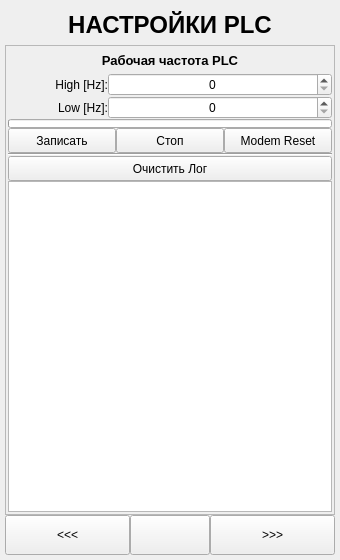
<?xml version="1.0" encoding="UTF-8"?>
<ui version="4.0">
 <class>PLC_Settings_Form</class>
 <widget class="QWidget" name="PLC_Settings_Form">
  <property name="geometry">
   <rect>
    <x>0</x>
    <y>0</y>
    <width>340</width>
    <height>560</height>
   </rect>
  </property>
  <property name="windowTitle">
   <string>Form</string>
  </property>
  <layout class="QVBoxLayout" name="verticalLayout_2">
   <property name="spacing">
    <number>0</number>
   </property>
   <property name="leftMargin">
    <number>5</number>
   </property>
   <property name="topMargin">
    <number>5</number>
   </property>
   <property name="rightMargin">
    <number>5</number>
   </property>
   <property name="bottomMargin">
    <number>5</number>
   </property>
   <item>
    <widget class="QLabel" name="label_2">
     <property name="sizePolicy">
      <sizepolicy hsizetype="Expanding" vsizetype="Minimum">
       <horstretch>0</horstretch>
       <verstretch>0</verstretch>
      </sizepolicy>
     </property>
     <property name="minimumSize">
      <size>
       <width>0</width>
       <height>40</height>
      </size>
     </property>
     <property name="font">
      <font>
       <family>Microsoft YaHei UI</family>
       <pointsize>18</pointsize>
       <weight>75</weight>
       <bold>true</bold>
      </font>
     </property>
     <property name="text">
      <string>НАСТРОЙКИ PLC</string>
     </property>
     <property name="alignment">
      <set>Qt::AlignCenter</set>
     </property>
    </widget>
   </item>
   <item>
    <widget class="QScrollArea" name="scrollArea">
     <property name="horizontalScrollBarPolicy">
      <enum>Qt::ScrollBarAlwaysOff</enum>
     </property>
     <property name="widgetResizable">
      <bool>true</bool>
     </property>
     <widget class="QWidget" name="scrollAreaWidgetContents">
      <property name="geometry">
       <rect>
        <x>0</x>
        <y>0</y>
        <width>328</width>
        <height>466</height>
       </rect>
      </property>
      <layout class="QVBoxLayout" name="verticalLayout">
       <property name="spacing">
        <number>0</number>
       </property>
       <property name="leftMargin">
        <number>2</number>
       </property>
       <property name="topMargin">
        <number>2</number>
       </property>
       <property name="rightMargin">
        <number>2</number>
       </property>
       <property name="bottomMargin">
        <number>2</number>
       </property>
       <item>
        <widget class="QLabel" name="label_58">
         <property name="sizePolicy">
          <sizepolicy hsizetype="Minimum" vsizetype="Minimum">
           <horstretch>0</horstretch>
           <verstretch>0</verstretch>
          </sizepolicy>
         </property>
         <property name="minimumSize">
          <size>
           <width>0</width>
           <height>25</height>
          </size>
         </property>
         <property name="maximumSize">
          <size>
           <width>16777215</width>
           <height>16777215</height>
          </size>
         </property>
         <property name="font">
          <font>
           <family>Microsoft YaHei UI</family>
           <pointsize>10</pointsize>
           <weight>75</weight>
           <bold>true</bold>
          </font>
         </property>
         <property name="text">
          <string>Рабочая частота PLC</string>
         </property>
         <property name="alignment">
          <set>Qt::AlignCenter</set>
         </property>
        </widget>
       </item>
       <item>
        <layout class="QHBoxLayout" name="horizontalLayout_93">
         <property name="spacing">
          <number>0</number>
         </property>
         <item>
          <widget class="QLabel" name="label_59">
           <property name="sizePolicy">
            <sizepolicy hsizetype="Maximum" vsizetype="Minimum">
             <horstretch>0</horstretch>
             <verstretch>0</verstretch>
            </sizepolicy>
           </property>
           <property name="minimumSize">
            <size>
             <width>100</width>
             <height>20</height>
            </size>
           </property>
           <property name="maximumSize">
            <size>
             <width>16777215</width>
             <height>16777215</height>
            </size>
           </property>
           <property name="font">
            <font>
             <family>Microsoft YaHei UI</family>
            </font>
           </property>
           <property name="text">
            <string>High [Hz]:</string>
           </property>
           <property name="alignment">
            <set>Qt::AlignRight|Qt::AlignTrailing|Qt::AlignVCenter</set>
           </property>
          </widget>
         </item>
         <item>
          <widget class="QSpinBox" name="PLC_HighF">
           <property name="sizePolicy">
            <sizepolicy hsizetype="Minimum" vsizetype="Minimum">
             <horstretch>0</horstretch>
             <verstretch>0</verstretch>
            </sizepolicy>
           </property>
           <property name="minimumSize">
            <size>
             <width>0</width>
             <height>20</height>
            </size>
           </property>
           <property name="maximumSize">
            <size>
             <width>16777215</width>
             <height>16777215</height>
            </size>
           </property>
           <property name="font">
            <font>
             <family>Microsoft YaHei UI</family>
            </font>
           </property>
           <property name="alignment">
            <set>Qt::AlignCenter</set>
           </property>
           <property name="maximum">
            <number>999999</number>
           </property>
          </widget>
         </item>
        </layout>
       </item>
       <item>
        <layout class="QHBoxLayout" name="horizontalLayout_101">
         <property name="spacing">
          <number>0</number>
         </property>
         <item>
          <widget class="QLabel" name="label_64">
           <property name="sizePolicy">
            <sizepolicy hsizetype="Maximum" vsizetype="Minimum">
             <horstretch>0</horstretch>
             <verstretch>0</verstretch>
            </sizepolicy>
           </property>
           <property name="minimumSize">
            <size>
             <width>100</width>
             <height>20</height>
            </size>
           </property>
           <property name="maximumSize">
            <size>
             <width>16777215</width>
             <height>16777215</height>
            </size>
           </property>
           <property name="font">
            <font>
             <family>Microsoft YaHei UI</family>
            </font>
           </property>
           <property name="text">
            <string>Low [Hz]:</string>
           </property>
           <property name="alignment">
            <set>Qt::AlignRight|Qt::AlignTrailing|Qt::AlignVCenter</set>
           </property>
          </widget>
         </item>
         <item>
          <widget class="QSpinBox" name="PLC_LowF">
           <property name="sizePolicy">
            <sizepolicy hsizetype="Minimum" vsizetype="Minimum">
             <horstretch>0</horstretch>
             <verstretch>0</verstretch>
            </sizepolicy>
           </property>
           <property name="minimumSize">
            <size>
             <width>0</width>
             <height>20</height>
            </size>
           </property>
           <property name="maximumSize">
            <size>
             <width>16777215</width>
             <height>16777215</height>
            </size>
           </property>
           <property name="font">
            <font>
             <family>Microsoft YaHei UI</family>
            </font>
           </property>
           <property name="alignment">
            <set>Qt::AlignCenter</set>
           </property>
           <property name="maximum">
            <number>999999</number>
           </property>
          </widget>
         </item>
        </layout>
       </item>
       <item>
        <widget class="QProgressBar" name="progress">
         <property name="minimumSize">
          <size>
           <width>0</width>
           <height>9</height>
          </size>
         </property>
         <property name="maximumSize">
          <size>
           <width>16777215</width>
           <height>9</height>
          </size>
         </property>
         <property name="layoutDirection">
          <enum>Qt::LeftToRight</enum>
         </property>
         <property name="value">
          <number>0</number>
         </property>
         <property name="textVisible">
          <bool>false</bool>
         </property>
        </widget>
       </item>
       <item>
        <layout class="QHBoxLayout" name="horizontalLayout_4">
         <property name="spacing">
          <number>0</number>
         </property>
         <item>
          <widget class="QPushButton" name="Write">
           <property name="sizePolicy">
            <sizepolicy hsizetype="Minimum" vsizetype="Minimum">
             <horstretch>0</horstretch>
             <verstretch>0</verstretch>
            </sizepolicy>
           </property>
           <property name="minimumSize">
            <size>
             <width>0</width>
             <height>25</height>
            </size>
           </property>
           <property name="font">
            <font>
             <family>Microsoft YaHei UI</family>
            </font>
           </property>
           <property name="text">
            <string>Записать</string>
           </property>
          </widget>
         </item>
         <item>
          <widget class="QPushButton" name="Stop">
           <property name="sizePolicy">
            <sizepolicy hsizetype="Minimum" vsizetype="Minimum">
             <horstretch>0</horstretch>
             <verstretch>0</verstretch>
            </sizepolicy>
           </property>
           <property name="minimumSize">
            <size>
             <width>0</width>
             <height>25</height>
            </size>
           </property>
           <property name="font">
            <font>
             <family>Microsoft YaHei UI</family>
            </font>
           </property>
           <property name="text">
            <string>Стоп</string>
           </property>
          </widget>
         </item>
         <item>
          <widget class="QPushButton" name="Reset">
           <property name="sizePolicy">
            <sizepolicy hsizetype="Minimum" vsizetype="Minimum">
             <horstretch>0</horstretch>
             <verstretch>0</verstretch>
            </sizepolicy>
           </property>
           <property name="minimumSize">
            <size>
             <width>0</width>
             <height>25</height>
            </size>
           </property>
           <property name="font">
            <font>
             <family>Microsoft YaHei UI</family>
            </font>
           </property>
           <property name="text">
            <string>Modem Reset</string>
           </property>
          </widget>
         </item>
        </layout>
       </item>
       <item>
        <widget class="Line" name="line">
         <property name="orientation">
          <enum>Qt::Horizontal</enum>
         </property>
        </widget>
       </item>
       <item>
        <widget class="QPushButton" name="ClearConsole">
         <property name="minimumSize">
          <size>
           <width>0</width>
           <height>25</height>
          </size>
         </property>
         <property name="font">
          <font>
           <family>Microsoft YaHei UI</family>
          </font>
         </property>
         <property name="text">
          <string>Очистить Лог</string>
         </property>
        </widget>
       </item>
       <item>
        <widget class="QPlainTextEdit" name="console">
         <property name="minimumSize">
          <size>
           <width>0</width>
           <height>200</height>
          </size>
         </property>
         <property name="font">
          <font>
           <family>Microsoft YaHei UI</family>
           <pointsize>7</pointsize>
          </font>
         </property>
        </widget>
       </item>
      </layout>
     </widget>
    </widget>
   </item>
   <item>
    <layout class="QHBoxLayout" name="horizontalLayout">
     <property name="spacing">
      <number>0</number>
     </property>
     <item>
      <widget class="QPushButton" name="Back">
       <property name="sizePolicy">
        <sizepolicy hsizetype="Minimum" vsizetype="Minimum">
         <horstretch>0</horstretch>
         <verstretch>0</verstretch>
        </sizepolicy>
       </property>
       <property name="minimumSize">
        <size>
         <width>0</width>
         <height>25</height>
        </size>
       </property>
       <property name="text">
        <string>&lt;&lt;&lt;</string>
       </property>
      </widget>
     </item>
     <item>
      <widget class="QPushButton" name="btnSettings">
       <property name="sizePolicy">
        <sizepolicy hsizetype="Minimum" vsizetype="Minimum">
         <horstretch>0</horstretch>
         <verstretch>0</verstretch>
        </sizepolicy>
       </property>
       <property name="minimumSize">
        <size>
         <width>40</width>
         <height>40</height>
        </size>
       </property>
       <property name="maximumSize">
        <size>
         <width>80</width>
         <height>16777215</height>
        </size>
       </property>
       <property name="styleSheet">
        <string notr="true"/>
       </property>
       <property name="text">
        <string/>
       </property>
       <property name="icon">
        <iconset resource="../RESOURCES/images.qrc">
         <normaloff>:/new/icons/images/Settings.png</normaloff>:/new/icons/images/Settings.png</iconset>
       </property>
       <property name="iconSize">
        <size>
         <width>30</width>
         <height>30</height>
        </size>
       </property>
      </widget>
     </item>
     <item>
      <widget class="QPushButton" name="Next">
       <property name="sizePolicy">
        <sizepolicy hsizetype="Minimum" vsizetype="Minimum">
         <horstretch>0</horstretch>
         <verstretch>0</verstretch>
        </sizepolicy>
       </property>
       <property name="minimumSize">
        <size>
         <width>0</width>
         <height>25</height>
        </size>
       </property>
       <property name="text">
        <string>&gt;&gt;&gt;</string>
       </property>
      </widget>
     </item>
    </layout>
   </item>
  </layout>
 </widget>
 <resources>
  <include location="../RESOURCES/images.qrc"/>
 </resources>
 <connections/>
</ui>
